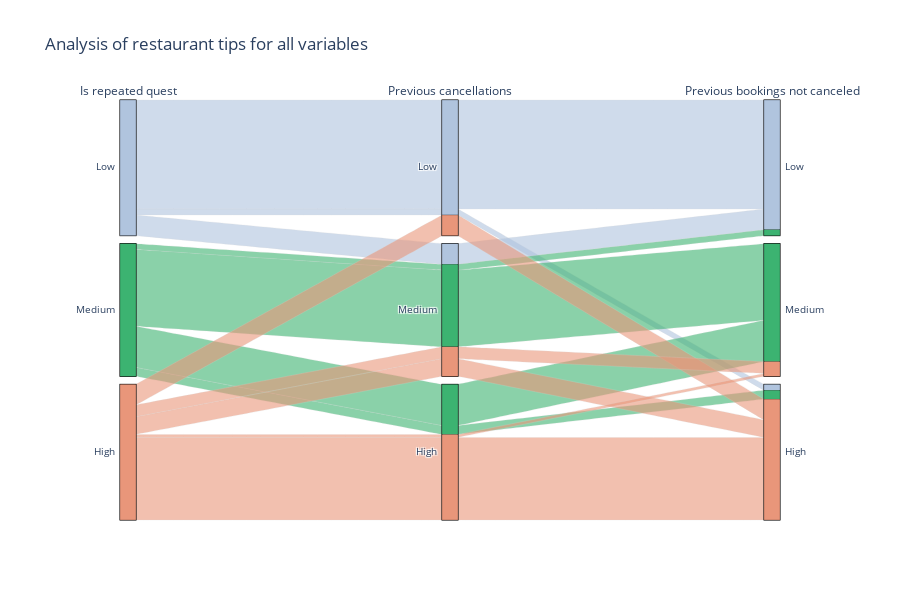

Notebook cell for this chart:
### Code cell
qcut_series_rep, qcut_intervals_rep = pd.qcut(concat['is_repeated_guest'].rank(method='first'), q=3, retbins=True, labels=['Low', 'Medium', 'High'])
qcut_series_can, qcut_intervals_can = pd.qcut(concat['previous_cancellations'].rank(method='first'), q=3, retbins=True, labels=['Low', 'Medium', 'High'])
qcut_series_not, qcut_intervals_not = pd.qcut(concat['previous_bookings_not_canceled'].rank(method='first'), q=3, retbins=True, labels=['Low', 'Medium', 'High'])

rep_dim = go.parcats.Dimension(
    values=qcut_series_rep,
    label="Is repeated quest",
    categoryorder='array',
    categoryarray=['Low', 'Medium', 'High']
)
can_dim = go.parcats.Dimension(
    values=qcut_series_can,
    categoryorder='array',
    categoryarray=['Low', 'Medium', 'High'],
    label="Previous cancellations"
)
not_dim = go.parcats.Dimension(
    values=qcut_series_not,
    categoryorder='array',
    categoryarray=['Low', 'Medium', 'High'],
    label="Previous bookings not canceled"
)

# fig_air = go.Figure(data=[go.Parcats(
#     dimensions=[month_dim, repeated_dim, weekend_dim, week_dim, adr_dim]
# )], layout=go.Layout(title='Analysis of restaurant tips for all variables'))

# fig_air.show()

color = qcut_series_rep.astype('category').cat.codes
colorscale = ['#b0c4de', '#3cb371', '#e9967a']

fig = go.Figure(go.Parcats(
    dimensions=[rep_dim, can_dim, not_dim], line={'color': color, 'colorscale': colorscale}
), layout=go.Layout(title='Analysis of restaurant tips for all variables', height=600))

fig.show()

### Figure 1 — Plotly figure (JSON) as saved in the notebook; plotly's stock layout.template omitted (floating-point values rounded to 4 significant figures; data arrays with more than 128 entries replaced by an {"elided": "..."} marker saying what was removed)
{"data": [{"dimensions": [{"categoryarray": ["Low", "Medium", "High"], "categoryorder": "array", "label": "Is repeated quest", "values": {"elided": "137 str values"}}, {"categoryarray": ["Low", "Medium", "High"], "categoryorder": "array", "label": "Previous cancellations", "values": {"elided": "137 str values"}}, {"categoryarray": ["Low", "Medium", "High"], "categoryorder": "array", "label": "Previous bookings not canceled", "values": {"elided": "137 str values"}}], "line": {"color": {"elided": "137 int values"}, "colorscale": [[0, "#b0c4de"], [0.5, "#3cb371"], [1, "#e9967a"]]}, "type": "parcats"}], "layout": {"height": 600, "title": {"text": "Analysis of restaurant tips for all variables"}}}
